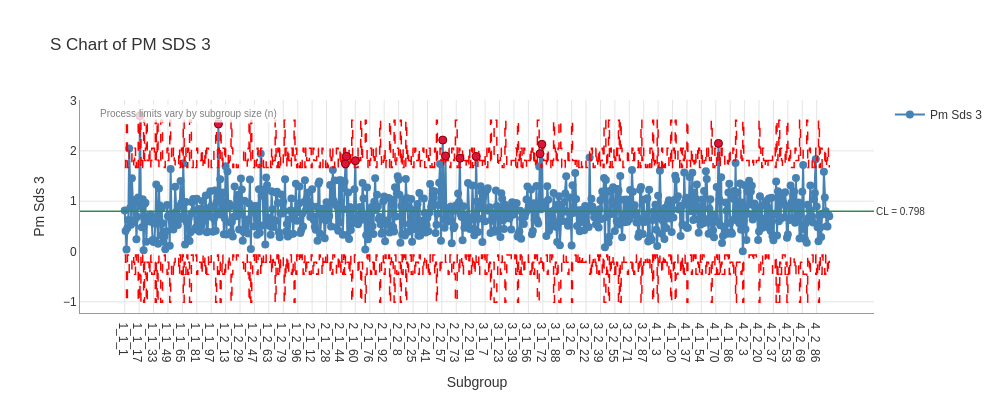

Notebook cell for this chart:
### Markdown cell above
# Produce S Chart for PM3

### Code cell
result_pm3.plot(chart="S").show()

### Figure 1 — Plotly figure (JSON) as saved in the notebook; plotly's stock layout.template omitted (floating-point values rounded to 4 significant figures; data arrays with more than 128 entries replaced by an {"elided": "..."} marker saying what was removed)
{"data": [{"hovertemplate": "%{x}<br>%{y:.3f}<extra></extra>", "line": {"color": "steelblue", "width": 2}, "marker": {"color": "steelblue", "size": 8}, "mode": "lines+markers", "name": "Pm Sds 3", "type": "scatter", "x": {"elided": "783 str values"}, "y": {"elided": "783 float values"}}, {"hovertemplate": "UPL: %{y:.3f}<extra></extra>", "line": {"color": "red", "dash": "dash", "width": 1.5}, "mode": "lines", "name": "UPL (varies)", "showlegend": false, "type": "scatter", "x": {"elided": "1565 str values"}, "y": {"elided": "1565 float values"}}, {"hovertemplate": "LPL: %{y:.3f}<extra></extra>", "line": {"color": "red", "dash": "dash", "width": 1.5}, "mode": "lines", "name": "LPL (varies)", "showlegend": false, "type": "scatter", "x": {"elided": "1565 str values"}, "y": {"elided": "1565 float values"}}, {"hovertemplate": "Beyond Limits<br>%{x}<br>%{y:.3f}<extra></extra>", "marker": {"color": "#DC143C", "line": {"color": "#8B0000", "width": 1}, "size": 8, "symbol": "circle"}, "mode": "markers", "name": "Beyond Limits", "showlegend": false, "type": "scatter", "x": ["1_1_18", "1_2_5", "2_1_49", "2_1_50", "2_1_60", "2_2_58", "2_2_61", "2_2_79", "2_2_97", "3_1_69", "3_1_71", "4_1_73"], "y": [2.7, 2.534, 1.743, 1.892, 1.803, 2.215, 1.899, 1.853, 1.889, 1.944, 2.131, 2.148]}], "layout": {"annotations": [{"bgcolor": "rgba(255,255,255,0.8)", "borderpad": 3, "font": {"color": "gray", "size": 10}, "showarrow": false, "text": "Process limits vary by subgroup size (n)", "x": 0.02, "xref": "paper", "y": 0.98, "yref": "paper"}, {"font": {"size": 10}, "showarrow": false, "text": "CL = 0.798", "x": 1, "xanchor": "left", "xref": "x domain", "y": 0.798, "yanchor": "middle", "yref": "y"}], "font": {"color": "#333333", "family": "Arial, sans-serif", "size": 12}, "height": 400, "hovermode": "x unified", "paper_bgcolor": "white", "plot_bgcolor": "white", "shapes": [{"line": {"color": "#2E8B57", "width": 1.5}, "type": "line", "x0": 0, "x1": 1, "xref": "x domain", "y0": 0.798, "y1": 0.798, "yref": "y"}], "showlegend": true, "title": {"text": "S Chart of PM SDS 3"}, "width": 1000, "xaxis": {"gridcolor": "#E5E5E5", "gridwidth": 1, "linecolor": "#999999", "linewidth": 1, "showgrid": true, "showline": true, "title": {"text": "Subgroup"}}, "yaxis": {"gridcolor": "#E5E5E5", "gridwidth": 1, "linecolor": "#999999", "linewidth": 1, "showgrid": true, "showline": true, "title": {"text": "Pm Sds 3"}}}}
